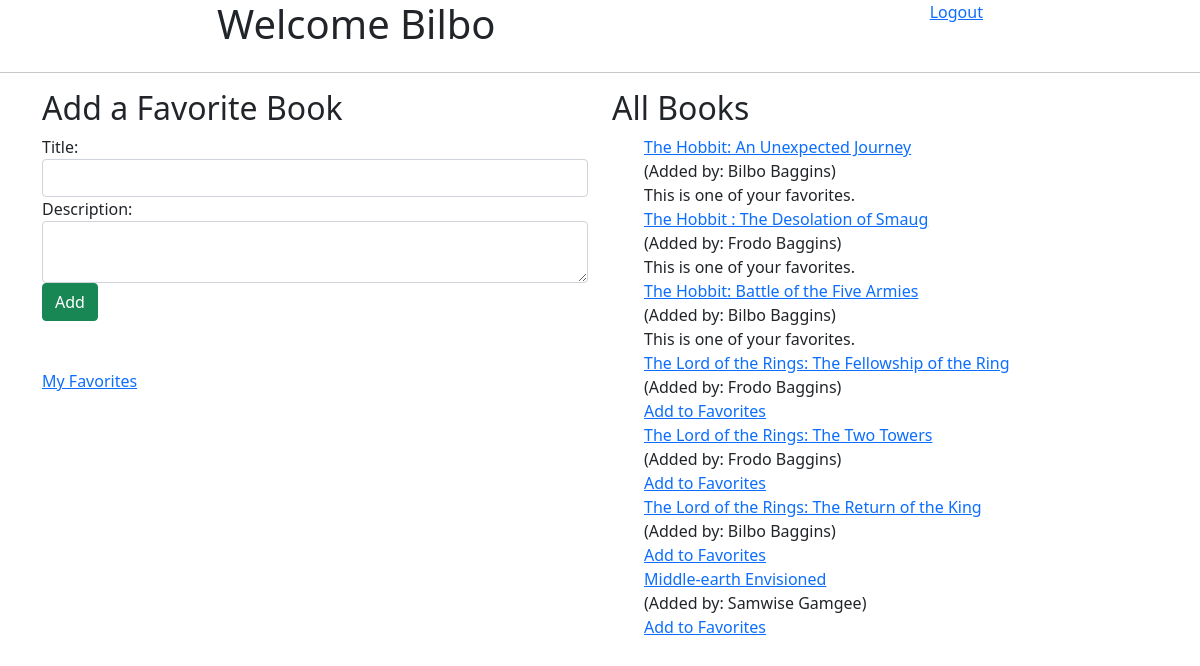
The app's page /books (signed in) with its own data.
### favorite_books_app/models.py (models this page shows, shortened)
class Book(models.Model):
    title = models.CharField(max_length=255)
    desc = models.TextField()
    uploaded_by = models.ForeignKey(User, related_name="books_uploaded", on_delete=models.CASCADE,)
    user_favorites = models.ManyToManyField(User, related_name="liked_books")
    created_at = models.DateTimeField(auto_now=True)
    updated_at = models.DateTimeField(auto_now_add=True)
    objects = BookManager()

class User(models.Model):
    fname = models.CharField(max_length=100)
    lname = models.CharField(max_length=100)
    email = models.EmailField(max_length=100)
    password = models.CharField(max_length=100)
    created_at = models.DateTimeField(auto_now=True)
    updated_at = models.DateTimeField(auto_now_add=True)
    objects = UserManager()

### favorite_books_app/views.py (the view)
# urls.py: path('books', views.books),
def books(request):
    context = {
        'user': User.objects.get(id=request.session['log_user_id']),
        'user_books': Book.objects.all(),
    }
    return render(request, 'books.html', context)

### favorite_books_app/templates/books.html (shortened to what this page needs)
<!DOCTYPE html>
<html lang="en">
<head>
    <link href="https://cdn.jsdelivr.net/npm/bootstrap@5.0.2/dist/css/bootstrap.min.css" rel="stylesheet">
</head>
<body>
    <header>
        <h1> Welcome {{user.fname}}</h1>
        <a href="/logout">Logout</a>
    </header>
    <hr>
    <div class="container">
        <div class="row">
            <div class="col-md-6">
                <h2>Add a Favorite Book</h2>
                <form action="/add_book" method="POST" class="form-group">
                    <div class="form-group">
                        <label for="title">Title:</label>
                        <input type="text" name="title" class="form-control">
                    </div>
                    <div class="form-group">
                        <label for="desc">Description:</label>
                        <textarea name="desc" class="form-control"></textarea>
                    </div>
                    <div class="form-group">
                        <input type="submit" value='Add' name="submit" class="btn btn-success">
                    </div>
                </form>
                <br><br>
                <a href="/my_favorites">My Favorites</a>
            </div>
            <div class="col-md-6">
                <h2>All Books </h2>
                <ul>
                    {% for book in user_books %} {% if user.id == book.uploaded_by.id %}
                    <li><a href="/edit/{{book.id}}">{{ book.title }}</a></li>
                    {% else %}
                    <li><a href="/details/{{book.id}}">{{book.title}}</a></li>
                    {% endif %}
                    <li>(Added by: {{ book.uploaded_by.fname }} {{ book.uploaded_by.lname}}) </li>
                    {% if book in user.liked_books.all %}
                    <li>This is one of your favorites.</li>
                    {% else %}
                    <li><a href="/favorite/{{book.id}}">Add to Favorites</a> </li>
                    {% endif %} {% endfor %}
                </ul>
            </div>
        </div>
    </div>
</body>
</html>

### favorite_books_app/templates/books.html (style rules this page uses)
* { margin: 0 auto; padding: 0; }
header { display: flex; justify-content: space-around; }
ul li { list-style-type: none; }

### records on screen
Book: title "The Hobbit: An Unexpected Journey", uploaded_by.fname "Bilbo", uploaded_by.lname "Baggins", shows "This is one of your favorites."
Book: title "The Hobbit : The Desolation of Smaug", uploaded_by.fname "Frodo", uploaded_by.lname "Baggins", shows "This is one of your favorites."
Book: title "The Hobbit: Battle of the Five Armies", uploaded_by.fname "Bilbo", uploaded_by.lname "Baggins", shows "This is one of your favorites."
Book: title "The Lord of the Rings: The Fellowship of the Ring", uploaded_by.fname "Frodo", uploaded_by.lname "Baggins"
Book: title "The Lord of the Rings: The Two Towers", uploaded_by.fname "Frodo", uploaded_by.lname "Baggins"
Book: title "The Lord of the Rings: The Return of the King", uploaded_by.fname "Bilbo", uploaded_by.lname "Baggins"
Book: title "Middle-earth Envisioned", uploaded_by.fname "Samwise", uploaded_by.lname "Gamgee"
